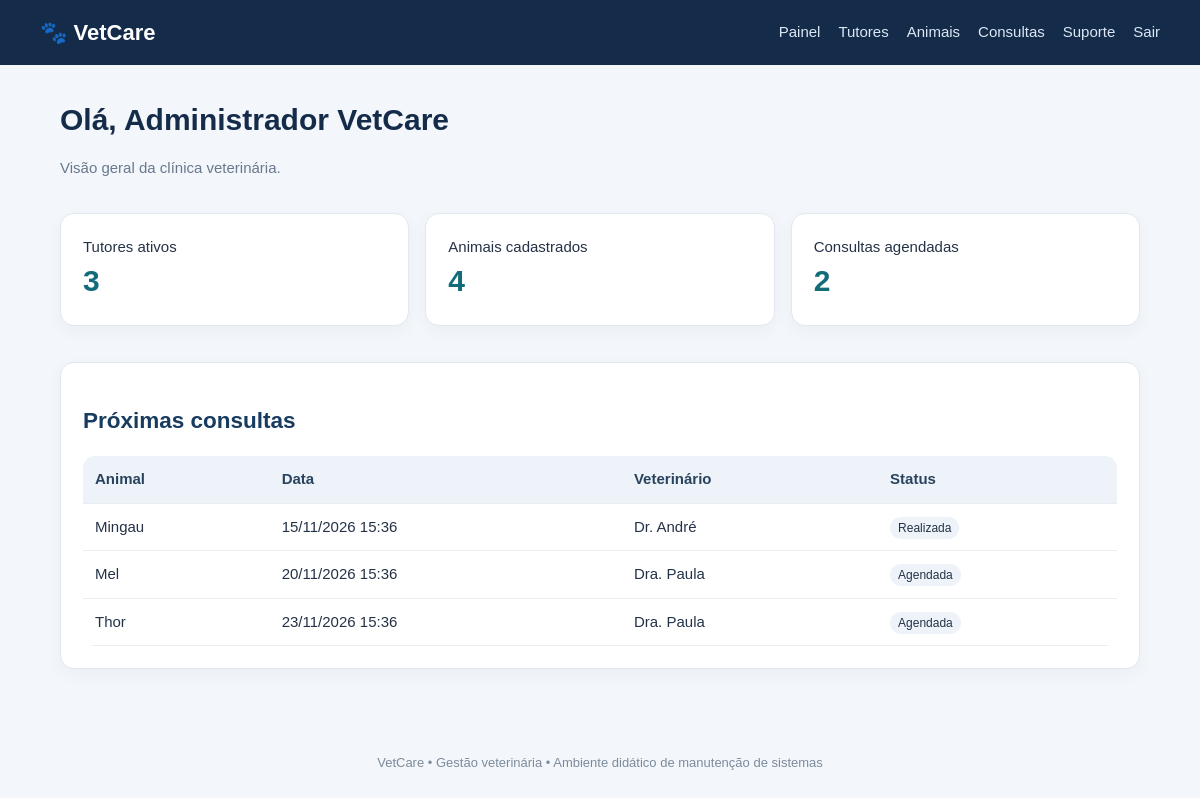
/index.php (signed in), run on the app's committed database.
### tables this page shows
CREATE TABLE consultas (
    id INT AUTO_INCREMENT PRIMARY KEY,
    animal_id INT NOT NULL,
    data_consulta DATETIME NOT NULL,
    veterinario VARCHAR(120) NOT NULL,
    motivo VARCHAR(180),
    status VARCHAR(30) DEFAULT 'Agendada',
    observacoes TEXT,

    CONSTRAINT fk_consulta_animal
    FOREIGN KEY (animal_id)
    REFERENCES animais(id)
    ON DELETE RESTRICT
    ON UPDATE CASCADE
);

CREATE TABLE animais (
    id INT AUTO_INCREMENT PRIMARY KEY,
    tutor_id INT NOT NULL,
    nome VARCHAR(100) NOT NULL,
    especie VARCHAR(60),
    raca VARCHAR(80),
    nascimento DATE,
    sexo VARCHAR(20),
    observacoes TEXT,
    ativo TINYINT(1) DEFAULT 1,

    CONSTRAINT fk_animal_tutor
    FOREIGN KEY (tutor_id)
    REFERENCES tutores(id)
    ON DELETE RESTRICT
    ON UPDATE CASCADE
);

### index.php (the view, shortened to what this page needs)
<?php
require_once __DIR__.'/config/database.php';
$tutores=(int)$pdo->query("SELECT COUNT(*) FROM tutores WHERE ativo=1")->fetchColumn();
$animais=(int)$pdo->query("SELECT COUNT(*) FROM animais")->fetchColumn();
$consultas=(int)$pdo->query("SELECT COUNT(*) FROM consultas WHERE status='Agendada'")->fetchColumn();
$proximas=$pdo->query("SELECT c.*, a.nome AS animal FROM consultas c JOIN animais a ON a.id=c.animal_id ORDER BY c.data_consulta LIMIT 5")->fetchAll();
include __DIR__.'/includes/header.php';
?>
<h1>Olá, <?= htmlspecialchars($_SESSION['usuario_nome']) ?></h1>
<p class="muted">Visão geral da clínica veterinária.</p>
<div class="grid">
 <div class="stat"><span>Tutores ativos</span><strong><?= $tutores ?></strong></div>
 <div class="stat"><span>Animais cadastrados</span><strong><?= $animais ?></strong></div>
 <div class="stat"><span>Consultas agendadas</span><strong><?= $consultas ?></strong></div>
</div>
<section class="panel"><h2>Próximas consultas</h2>
<div class="table-wrap"><table><tr><th>Animal</th><th>Data</th><th>Veterinário</th><th>Status</th></tr>
<?php foreach($proximas as $c): ?><tr><td><?= htmlspecialchars($c['animal']) ?></td><td><?= date('d/m/Y H:i',strtotime($c['data_consulta'])) ?></td><td><?= htmlspecialchars($c['veterinario']) ?></td><td><span class="tag"><?= htmlspecialchars($c['status']) ?></span></td></tr><?php endforeach; ?>
</table></div></section>
<?php include __DIR__.'/includes/footer.php'; ?>

### includes/header.php (shortened to what this page needs)
<!doctype html>
<html lang="pt-br">
<head>
<link rel="stylesheet" href="/vetcare_manutencao_djeniffer/assets/style.css">
</head>
<body>
<header class="topbar">
  <a class="brand" href="/vetcare_manutencao_djeniffer/index.php">🐾 VetCare</a>
  <nav>
    <?php if (!empty($_SESSION['usuario_id'])): ?>
      <a href= "index.php">Painel</a>
      <a href="../tutores/index.php">Tutores</a>
      <a href="animais/index.php">Animais</a>
      <a href="consultas/index.php">Consultas</a>
      <a href="../chamados/index.php">Suporte</a>
      <a href="./logout.php">Sair</a>
    <?php endif; ?>
  </nav>
</header>
<main class="container">

### includes/footer.php
</main>
<footer>VetCare • Gestão veterinária • Ambiente didático de manutenção de sistemas</footer>
</body></html>

### assets/style.css (style rules this page uses)
* { box-sizing:border-box }
body { margin:0;background:#f3f6fa;color:#243247;font:15px/1.5 Arial,sans-serif }
.topbar { background:#142b4a;color:#fff;padding:16px max(22px,calc((100% - 1120px)/2));display:flex;align-items:center;justify-content:space-between;gap:20px;flex-wrap:wrap }
.brand { font-size:22px;font-weight:800;color:#fff;text-decoration:none }
.topbar nav { display:flex;gap:18px;flex-wrap:wrap }
.topbar nav a { color:#dce8f5;text-decoration:none }
.container { max-width:1120px;margin:32px auto;padding:0 20px;min-height:75vh }
h1 { margin:0 0 8px;color:#142b4a }
h2 { color:#183b60 }
.muted { color:#68788d }
.panel,.stat,.login-box { background:white;border:1px solid #e1e8f0;border-radius:14px;padding:22px;box-shadow:0 5px 18px #203c5b0a;margin:18px 0 }
.grid { display:grid;grid-template-columns:repeat(auto-fit,minmax(210px,1fr));gap:16px }
.stat strong { font-size:30px;display:block;color:#126c79 }
table { width:100%;border-collapse:collapse;background:white }
th,td { text-align:left;padding:12px;border-bottom:1px solid #e8edf2 }
th { background:#edf3f8;color:#29435e }
.table-wrap { overflow-x:auto;border-radius:12px }
.tag { padding:4px 8px;border-radius:20px;background:#edf3f8;font-size:12px }
footer { text-align:center;color:#7c8b9b;padding:24px;font-size:13px }

### data on the page
consultas: animal.nome "Mingau", data_consulta "15/11/2026 15:36", veterinario "Dr. André", status "Realizada"
consultas: animal.nome "Mel", data_consulta "20/11/2026 15:36", veterinario "Dra. Paula", status "Agendada"
consultas: animal.nome "Thor", data_consulta "23/11/2026 15:36", veterinario "Dra. Paula", status "Agendada"

### other printed values
$_SESSION['usuario_nome'] "Administrador VetCare"
$tutores "3"
$animais "4"
$consultas "2"
